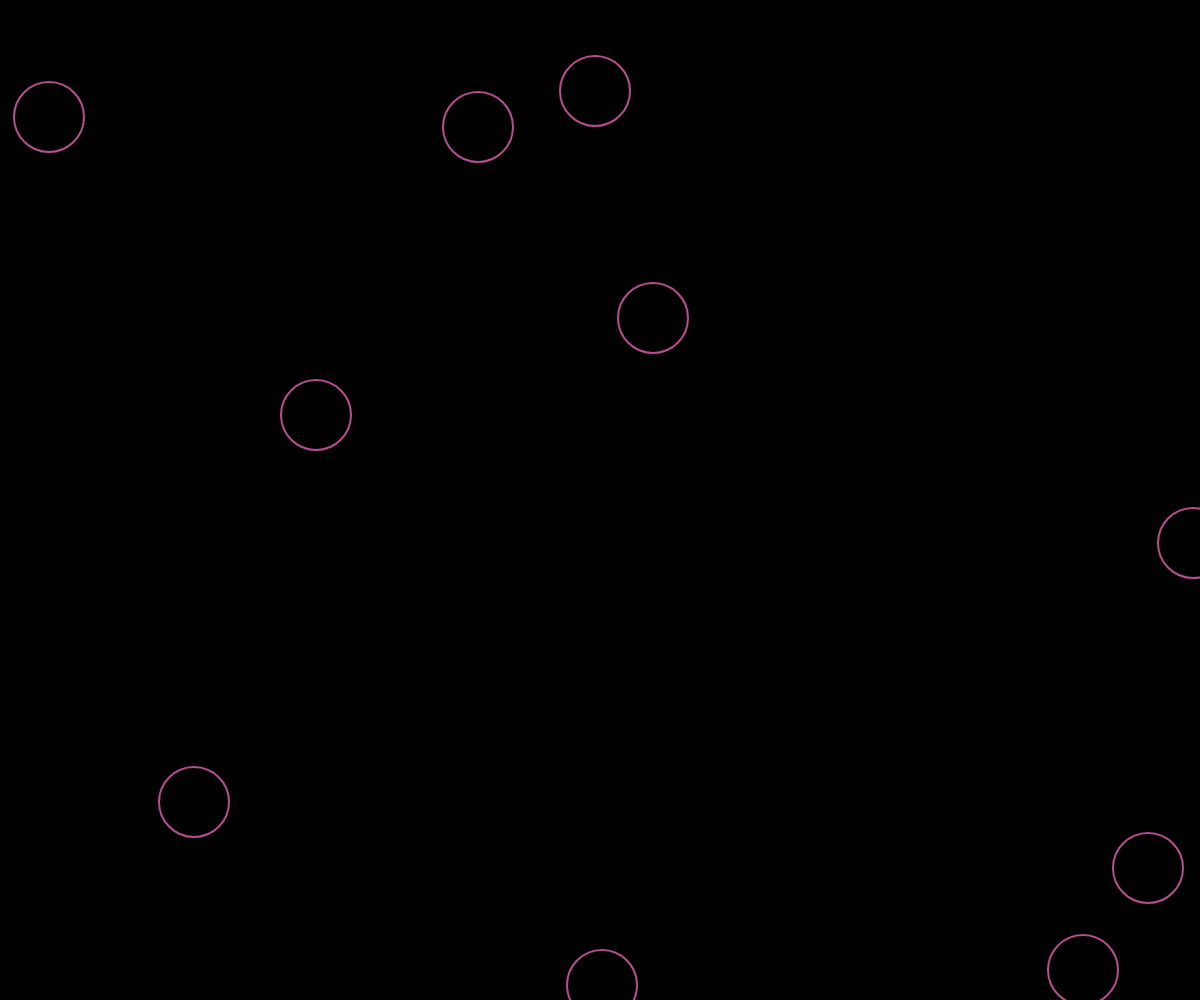
Frame 1 (no input)
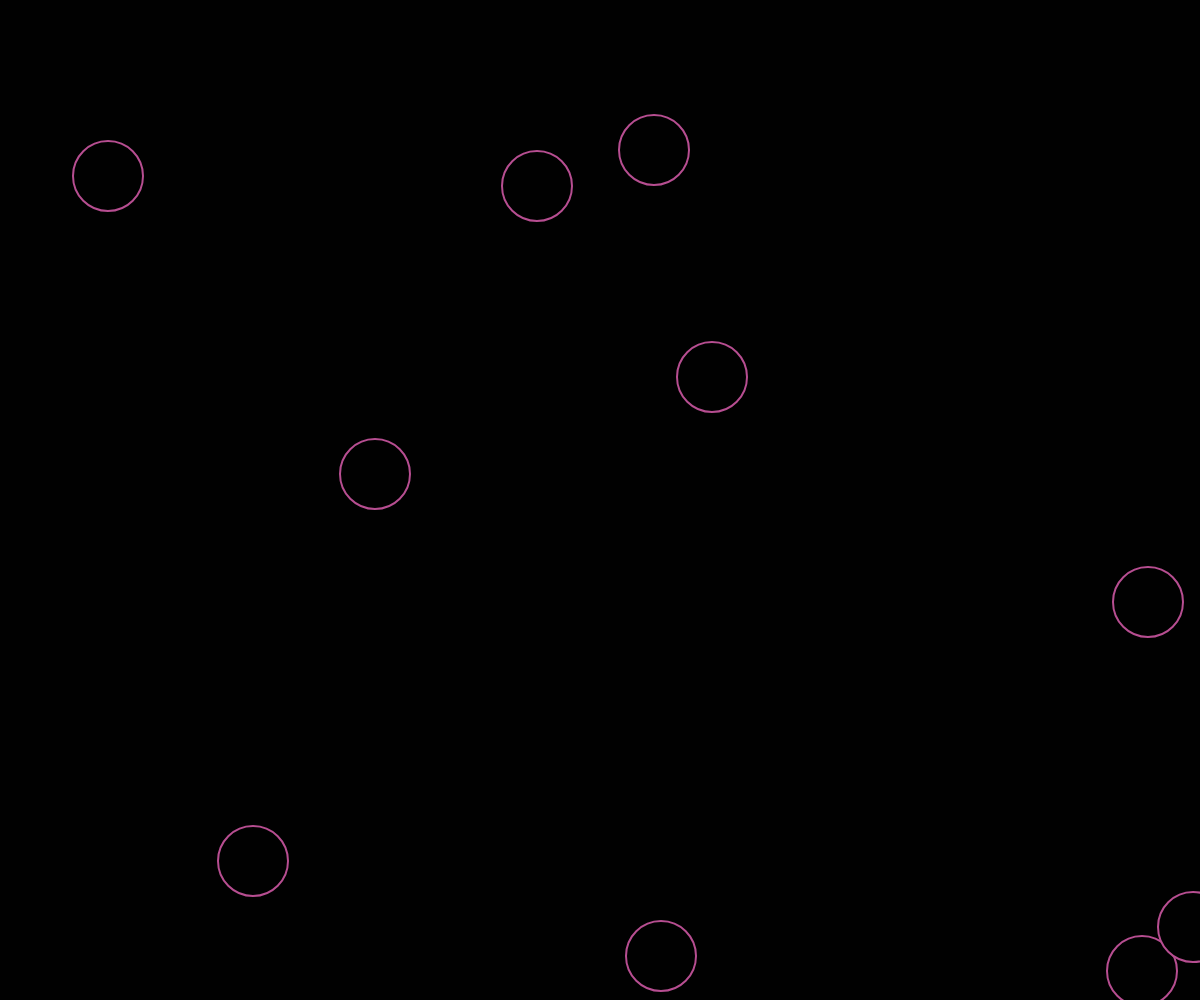
Frame 60 (no input)
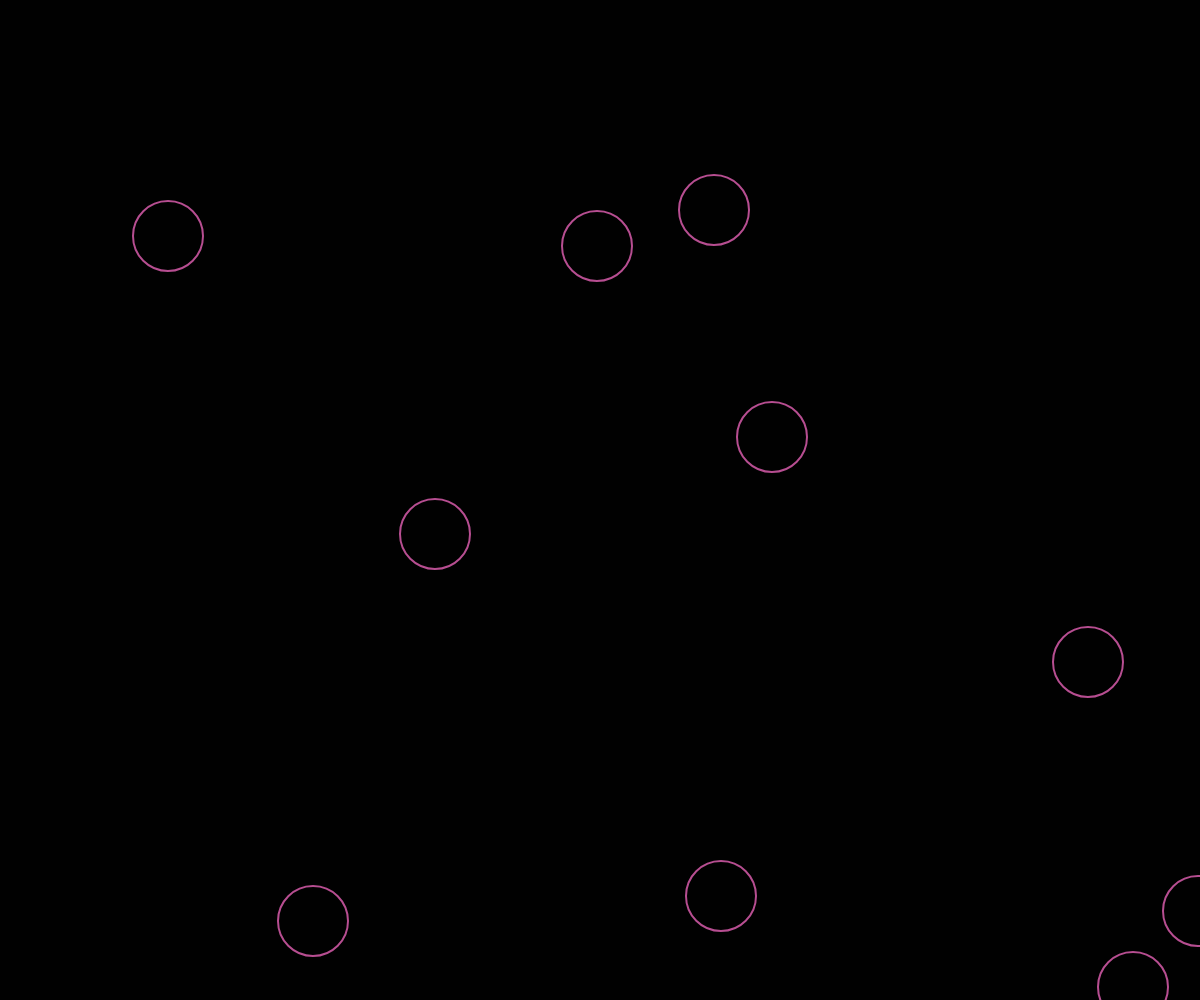
Frame 120 (the mouse pressed at the canvas centre since frame 60)

The p5.js sketch that drew these frames (run headless with seeded random() and noise() and a simulated clock; from frame 60 on, the mouse is pressed at the canvas centre):

// p5.js sketch
// ── sketch.js
class Ellipse {
    constructor(x, y) {
        this.x = x;
        this.y = y;
        this.xSpeed = 1;
        this.ySpeed = 1;
    }

    getX() {
        return this.x;
    }

    getY() {
        return this.y;
    }

    moveX() {
        if (this.x >= window.innerWidth) {
            this.xSpeed = -1;
        }
        if (this.x <= 0) {
            this.xSpeed = 1;
        }
        this.x += this.xSpeed;
    }

    moveY() {
        if (this.y >= window.innerHeight) {
            this.ySpeed = -1;
        }
        if (this.y <= 0) {
            this.ySpeed = 1;
        }
        this.y += this.ySpeed;
    }
}

function setup() {
    createCanvas(windowWidth, windowHeight);
}


let ellipseArr = [];

for (let k = 0; k < 10; k++) {
    let newEllipse = new Ellipse(
        Math.floor(Math.random() * window.innerWidth),
        Math.floor(Math.random() * window.innerHeight)
    )
    ellipseArr.push(newEllipse)
}


function draw() {
    background(1)
    ellipseArr.forEach((item) => {
        //Draw circle
        stroke('#b74e91');
        strokeWeight(2);
        fill(1)
        circle(item.x, item.y, 70);

        //Move circle 
        item.moveX();
        item.moveY();
    })
}

function windowResized() {
    resizeCanvas(windowWidth, windowHeight)
}
